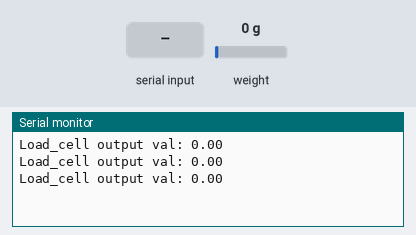
The sketch below on a simulated Arduino Uno, built with avr-gcc and run on an emulated ATmega328P. On the bench: the last lines printed to the serial monitor. Inputs (shaded band) come from the test bench; at power-on: weight on the scale 0 g.

Above: at 3.6 s.
3.7 s: "t" received over Serial
At 3.91 s:
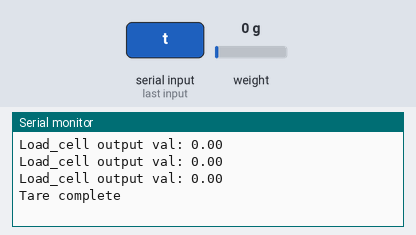
5.2 s: weight on the scale set to 100 g
At 5.9 s:
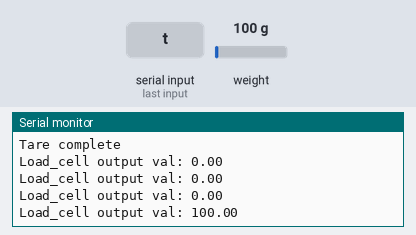
6.7 s: weight on the scale set to 1250 g
At 7.4 s:
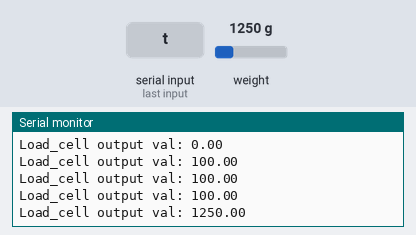
Timing chart, 0 to 9.7 s (numbered marks = the images above; inputs shaded):
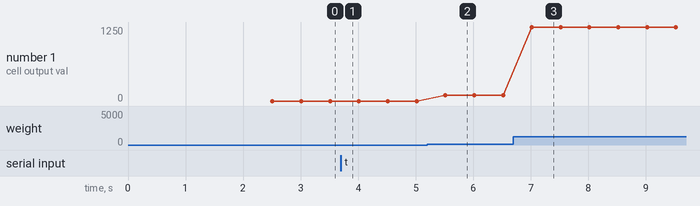

Measured:
- after the input at 3.7 s, the serial monitor: prints a new line at once (image 1)
- after the input at 5.2 s, the serial monitor: prints a new line after 0.32 s (image 2)
- after the input at 6.7 s, the serial monitor: prints a new line after 0.32 s (image 3)
- plotted number 1: 100 → 1250 after the input at 6.7 s

The sketch:

hx711_connection_test.ino
```cpp
// (licence header left out)
#include <HX711_ADC.h>
const int HX711_dout = 6; // mcu > HX711 dout pin
const int HX711_sck = 7;  // mcu > HX711 sck pin

// HX711 constructor:
HX711_ADC LoadCell(HX711_dout, HX711_sck);

unsigned long t = 0;

void setup()
{
    Serial.begin(57600);
    delay(10);
    Serial.println();
    Serial.println("Starting...");

    float calibrationValue;   // calibration value
    calibrationValue = 696.0; // uncomment this if you want to set this value in the sketch
    LoadCell.begin();
    // LoadCell.setReverseOutput();
    unsigned long stabilizingtime = 2000; // tare preciscion can be improved by adding a few seconds of stabilizing time
    boolean _tare = true;                 // set this to false if you don't want tare to be performed in the next step
    LoadCell.start(stabilizingtime, _tare);
    if (LoadCell.getTareTimeoutFlag())
    {
        Serial.println("Timeout, check MCU>HX711 wiring and pin designations");
    }
    else
    {
        LoadCell.setCalFactor(calibrationValue); // set calibration factor (float)
        Serial.println("Startup is complete");
    }

    while (!LoadCell.update())
        ;
    Serial.print("Calibration value: ");
    Serial.println(LoadCell.getCalFactor());
    Serial.print("HX711 measured conversion time ms: ");
    Serial.println(LoadCell.getConversionTime());
    Serial.print("HX711 measured sampling rate HZ: ");
    Serial.println(LoadCell.getSPS());
    Serial.print("HX711 measured settlingtime ms: ");
    Serial.println(LoadCell.getSettlingTime());
    Serial.println("Note that the settling time may increase significantly if you use delay() in your sketch!");
    if (LoadCell.getSPS() < 7)
    {
        Serial.println("!!Sampling rate is lower than specification, check MCU>HX711 wiring and pin designations");
    }
    else if (LoadCell.getSPS() > 100)
    {
        Serial.println("!!Sampling rate is higher than specification, check MCU>HX711 wiring and pin designations");
    }
}

void loop()
{
    static boolean newDataReady = 0;
    const int serialPrintInterval = 500; // increase value to slow down serial print activity

    // check for new data/start next conversion:
    if (LoadCell.update())
        newDataReady = true;

    // get smoothed value from the dataset:
    if (newDataReady)
    {
        if (millis() > t + serialPrintInterval)
        {
            float i = LoadCell.getData();
            Serial.print("Load_cell output val: ");
            Serial.println(i);
            newDataReady = 0;
            t = millis();
        }
    }

    // receive command from serial terminal, send 't' to initiate tare operation:
    if (Serial.available() > 0)
    {
        char inByte = Serial.read();
        if (inByte == 't')
            LoadCell.tareNoDelay();
    }

    // check if last tare operation is complete:
    if (LoadCell.getTareStatus() == true)
    {
        Serial.println("Tare complete");
    }
}
```
